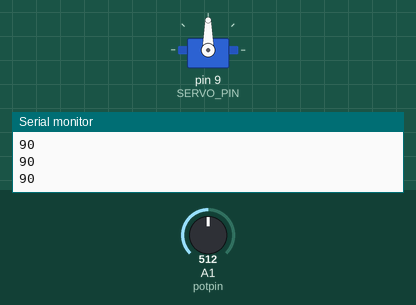
Recording of a sketch running on a simulated Arduino Uno, built with avr-gcc and run on an emulated ATmega328P. On the bench: servo, the last lines printed to the serial monitor. The test bench sets the inputs (shaded band); at power-on: A1 (potpin) = 512.

Above: at 1.2 s.
1.3 s: A1 (potpin) set to 716
At 1.6 s:
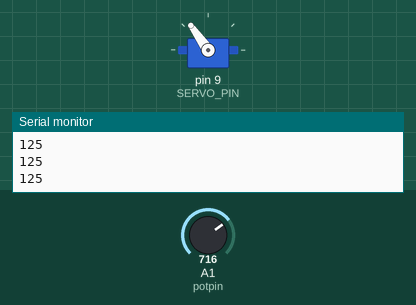
2.8 s: A1 (potpin) set to 900
At 3.1 s:
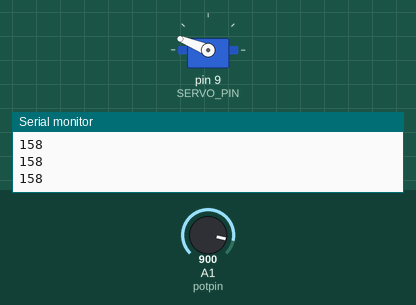
4.3 s: A1 (potpin) set to 1023
At 5.2 s:
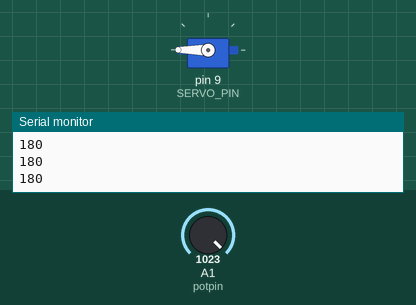
5.8 s: A1 (potpin) set to 306
At 6.1 s:
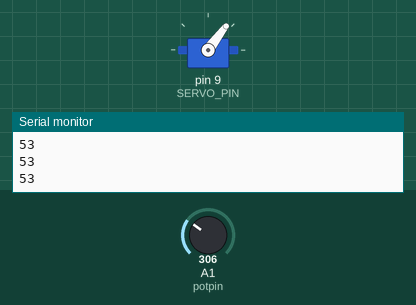
7.3 s: A1 (potpin) set to 122
At 8.5 s:
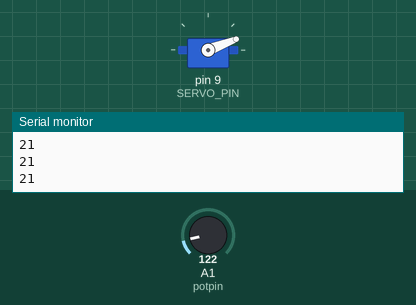
8.8 s: A1 (potpin) set to 0
At 9.9 s:
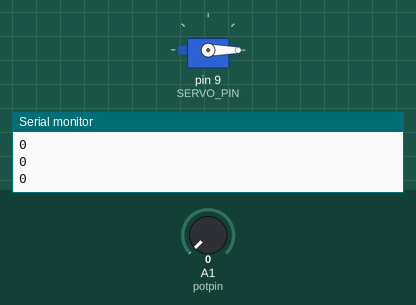
Timing chart, 0 to 11.3 s (numbered marks = the images above; inputs shaded):
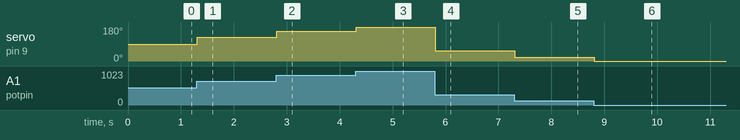

The sketch:

test_servo_knob.ino
```cpp
/*
 Controlling a servo position using a potentiometer (variable resistor)
 by Michal Rinott <http://people.interaction-ivrea.it/m.rinott>

 modified on 8 Nov 2013
 by Scott Fitzgerald
 http://www.arduino.cc/en/Tutorial/Knob
*/

#include <Servo.h>

Servo myservo;  // create servo object to control a servo
#define SERVO_PIN 9
int potpin = A1;  // analog pin used to connect the potentiometer
int val;    // variable to read the value from the analog pin

void setup() {
  Serial.begin(9600);
  myservo.attach(SERVO_PIN);  // attaches the servo on pin 9 to the servo object
}

void loop() {
  val = analogRead(potpin);            // reads the value of the potentiometer (value between 0 and 1023)
  val = map(val, 0, 1023, 0, 180);     // scale it to use it with the servo (value between 0 and 180)
  myservo.write(val);// sets the servo position according to the scaled value
  Serial.println(val);
  delay(15);                           // waits for the servo to get there
}
```

Measured:
- after the input at 1.3 s, servo on pin 9 (SERVO_PIN): 90° → 125° at once
- after the input at 2.8 s, servo on pin 9 (SERVO_PIN): 125° → 158° at once
- after the input at 4.3 s, servo on pin 9 (SERVO_PIN): 158° → 180° at once
- after the input at 5.8 s, servo on pin 9 (SERVO_PIN): 180° → 53° at once
- after the input at 7.3 s, servo on pin 9 (SERVO_PIN): 53° → 21° at once
- after the input at 8.8 s, servo on pin 9 (SERVO_PIN): 21° → 0° at once
